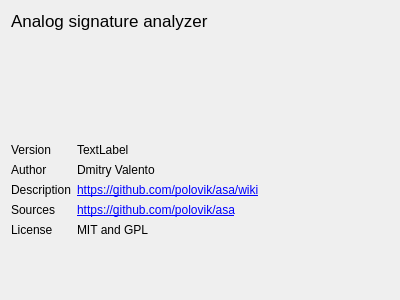
<?xml version="1.0" encoding="UTF-8"?>
<ui version="4.0">
 <class>FormAbout</class>
 <widget class="QWidget" name="FormAbout">
  <property name="geometry">
   <rect>
    <x>0</x>
    <y>0</y>
    <width>400</width>
    <height>300</height>
   </rect>
  </property>
  <property name="windowTitle">
   <string>Form</string>
  </property>
  <layout class="QVBoxLayout" name="verticalLayout">
   <item>
    <widget class="QLabel" name="label_7">
     <property name="font">
      <font>
       <pointsize>13</pointsize>
      </font>
     </property>
     <property name="text">
      <string>Analog signature analyzer</string>
     </property>
    </widget>
   </item>
   <item>
    <layout class="QHBoxLayout" name="horizontalLayout">
     <item>
      <widget class="SquareWidgetHolder" name="widget" native="true">
       <property name="minimumSize">
        <size>
         <width>100</width>
         <height>100</height>
        </size>
       </property>
       <widget class="QLabel" name="label_2">
        <property name="geometry">
         <rect>
          <x>20</x>
          <y>20</y>
          <width>382</width>
          <height>132</height>
         </rect>
        </property>
        <property name="text">
         <string/>
        </property>
        <property name="pixmap">
         <pixmap resource="analog_signature_analyzer.qrc">:/icons/app_icon.png</pixmap>
        </property>
        <property name="scaledContents">
         <bool>true</bool>
        </property>
       </widget>
      </widget>
     </item>
     <item>
      <spacer name="horizontalSpacer">
       <property name="orientation">
        <enum>Qt::Horizontal</enum>
       </property>
       <property name="sizeHint" stdset="0">
        <size>
         <width>40</width>
         <height>20</height>
        </size>
       </property>
      </spacer>
     </item>
    </layout>
   </item>
   <item>
    <layout class="QFormLayout" name="formLayout">
     <item row="1" column="0">
      <widget class="QLabel" name="label_5">
       <property name="text">
        <string>Author</string>
       </property>
      </widget>
     </item>
     <item row="1" column="1">
      <widget class="QLabel" name="label_6">
       <property name="text">
        <string>Dmitry Valento</string>
       </property>
      </widget>
     </item>
     <item row="2" column="0">
      <widget class="QLabel" name="label_8">
       <property name="text">
        <string>Description</string>
       </property>
      </widget>
     </item>
     <item row="2" column="1">
      <widget class="QLabel" name="label_9">
       <property name="text">
        <string>&lt;html&gt;&lt;head/&gt;&lt;body&gt;&lt;p&gt;&lt;a href=&quot;https://github.com/polovik/asa/wiki&quot;&gt;&lt;span style=&quot; text-decoration: underline; color:#0000ff;&quot;&gt;https://github.com/polovik/asa/wiki&lt;/span&gt;&lt;/a&gt;&lt;/p&gt;&lt;/body&gt;&lt;/html&gt;</string>
       </property>
       <property name="textFormat">
        <enum>Qt::RichText</enum>
       </property>
       <property name="openExternalLinks">
        <bool>true</bool>
       </property>
      </widget>
     </item>
     <item row="3" column="0">
      <widget class="QLabel" name="label_3">
       <property name="text">
        <string>Sources</string>
       </property>
      </widget>
     </item>
     <item row="3" column="1">
      <widget class="QLabel" name="label_4">
       <property name="text">
        <string>&lt;html&gt;&lt;head/&gt;&lt;body&gt;&lt;p&gt;&lt;a href=&quot;https://github.com/polovik/asa&quot;&gt;&lt;span style=&quot; text-decoration: underline; color:#0000ff;&quot;&gt;https://github.com/polovik/asa&lt;/span&gt;&lt;/a&gt;&lt;/p&gt;&lt;/body&gt;&lt;/html&gt;</string>
       </property>
       <property name="textFormat">
        <enum>Qt::RichText</enum>
       </property>
       <property name="openExternalLinks">
        <bool>true</bool>
       </property>
      </widget>
     </item>
     <item row="4" column="0">
      <widget class="QLabel" name="label_10">
       <property name="text">
        <string>License</string>
       </property>
      </widget>
     </item>
     <item row="4" column="1">
      <widget class="QLabel" name="label_11">
       <property name="text">
        <string>MIT and GPL</string>
       </property>
      </widget>
     </item>
     <item row="0" column="0">
      <widget class="QLabel" name="label">
       <property name="text">
        <string>Version</string>
       </property>
      </widget>
     </item>
     <item row="0" column="1">
      <widget class="QLabel" name="labelVersion">
       <property name="text">
        <string>TextLabel</string>
       </property>
      </widget>
     </item>
    </layout>
   </item>
   <item>
    <spacer name="verticalSpacer">
     <property name="orientation">
      <enum>Qt::Vertical</enum>
     </property>
     <property name="sizeHint" stdset="0">
      <size>
       <width>20</width>
       <height>40</height>
      </size>
     </property>
    </spacer>
   </item>
  </layout>
 </widget>
 <customwidgets>
  <customwidget>
   <class>SquareWidgetHolder</class>
   <extends>QWidget</extends>
   <header location="global">widgets/squarewidgetholder.h</header>
   <container>1</container>
  </customwidget>
 </customwidgets>
 <resources>
  <include location="analog_signature_analyzer.qrc"/>
 </resources>
 <connections/>
</ui>
